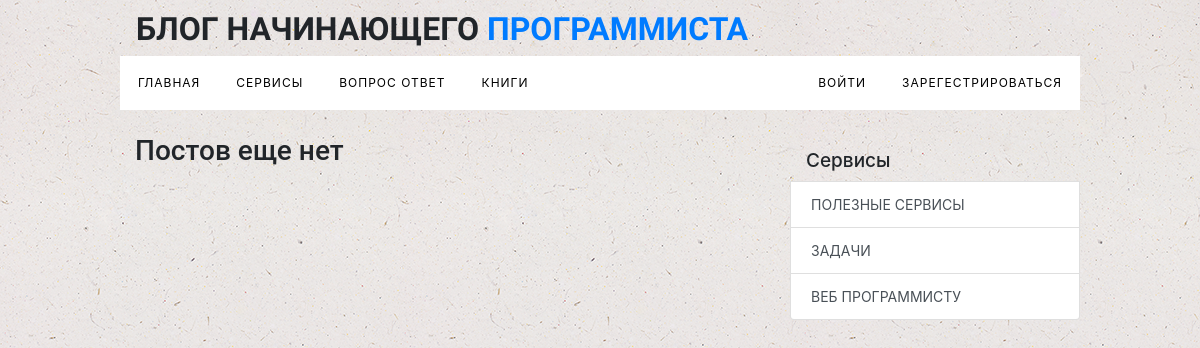
Before: /services/service/poleznye-servisy/ with the older database file.
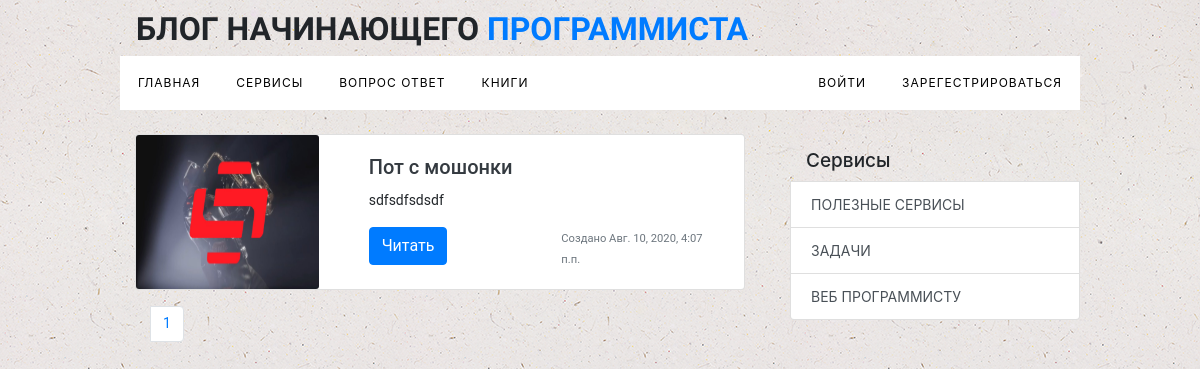
After: the same page with the newer database file.
### services/models.py (models this page shows, shortened)
class ServiceModel(models.Model):
    title = models.CharField(max_length = 50)
    slug = models.SlugField(blank = True)
    def __str__(self):
        return self.title
    class Meta:
        ordering = ('-title',)
        verbose_name = 'Сервис'
        verbose_name_plural = 'Сервисы'
    def get_absolute_url(self):
        return reverse('service:services',  args = [self.slug])

class ServicePost(models.Model):
    STATUS_CHOICE = (
            ('draft',"Draft"),
            ('publish',"Publish")
            )
    author = models.ForeignKey(User,on_delete = models.CASCADE,related_name = 'service_post')
    service= models.ForeignKey(ServiceModel,on_delete = models.CASCADE)
    title = models.CharField(max_length=250)
    slug = models.SlugField(max_length = 250,unique = True)
    body = models.TextField()
    publish = models.DateTimeField(default = timezone.now)
    create = models.DateTimeField(auto_now_add = True)
    update = models.DateTimeField(auto_now = True)
    status = models.CharField(max_length = 10,choices = STATUS_CHOICE,default = 'draft')
    image = models.ImageField()
    meta_description = models.CharField(max_length = 255,verbose_name='Мета дескриптион')
    meta_keywords = models.CharField(max_length = 255,verbose_name = 'Мета ключевые слова')
    service_like= models.ManyToManyField(settings.AUTH_USER_MODEL,related_name='service_like',blank=True)
    class Meta:
        ordering = ('-publish',)
        verbose_name = 'Статья сервиса'
        verbose_name_plural = 'Статьи сервиса'
    def get_absolute_url(self):
        return reverse('service:service_post',  args = [self.service.slug,self.slug])

### services/views.py (the view)
# urls.py: path('services/',include('services.urls',namespace = 'service')),
def services(request,slug):
    services = ServiceModel.objects.all()
    service= ServiceModel.objects.get(slug = slug)
    articles = ServicePost.objects.all().filter(service=service,status = 'publish')
    draft_articles = ServicePost.objects.all().filter(status ='draft' )
    paginator = Paginator(articles,1)
    page = request.GET.get('page')
    try:
        posts = paginator.page(page)
    except PageNotAnInteger:
        posts = paginator.page(1)
    except EmptyPage:
        posts = paginator.page(paginator.num_pages)
    return render(request,'services/services_list.html',{'posts':posts,'all_service':services,'page':page,'draft_articles':draft_articles,'service':service})

### context_processors/main_menu.py (called while the page is built)
def main(request):
    services =  ServiceModel.objects.all()
    if request.user.is_authenticated:
        user_question =request.user.questions.all()
        return {'services':services,'user_question':user_question}
    return {'services':services}

### services/templates/services/services_list.html (shortened to what this page needs)
{% extends 'blog/base.html'%}
{% block content %}
<div class="row">
			<div class="col-lg-8 main-content">
            <div class='container-fluid'>
            <ul>
                    {% if posts %}
                    {% for post in posts%}
                <li class='main-item mb-3 '>
						<div class="card mb-3">
                         <div class="row">
                           <div class="col-md-4">
                               <img src="{{post.image.url}}" style='height: 100%' class="card-img" alt="...">
                           </div>
                           <div class="col-md-8">
                             <div class="card-body">
                                 <a href="{{post.get_absolute_url}}" class='text-dark item-url'><h5 class="card-title mb-0">{{post.title}}</h5></a>
                                 <p class="card-text">{{post.body|truncatechars:60}}</p>
                               <div class="row">
                               	<div class="col-lg-6">
                                    <a class='btn btn-primary' href="{{post.get_absolute_url}}" style='text-decoration: none;color:#fff;'>Читать</a>
                               	</div>
                               	<div class="col-lg-6">
                                    <p class="card-text"><small class="text-muted">Создано {{post.publish}}</small></p>
                               	</div>
                               </div>
                             </div>
                           </div>
                         </div>
                       </div>
					</li>
                    {%endfor%}
                </ul>
        {% include 'blog/pagination.html' with page=posts%}
                {% else %}
                <h3>Постов еще нет</h3>
                {% endif %}
            </div>
            </div>
			<div class="col-lg-4  mb-3 main-sidebar">
				<div class="list-group sticky-top mt-3">
					<h1 class = 'sidebar-category pl-3'>Сервисы</h1>
                    {% for s in all_service%}
                    <a href="{{s.get_absolute_url}}" class="list-group-item list-group-item-action">{{s.title}}</a>
                    {% endfor %}
                </div>
			</div>
		</div>
        {% endblock%}

Changed rows visible on the page:
added ServicePost: image (picture), title "Пот с мошонки", body "sdfsdfsdsdf", publish "Авг. 10, 2020, 4:07 п.п."
Other visible differences:
new list line: "1"
text no longer shown: "Постов еще нет"
